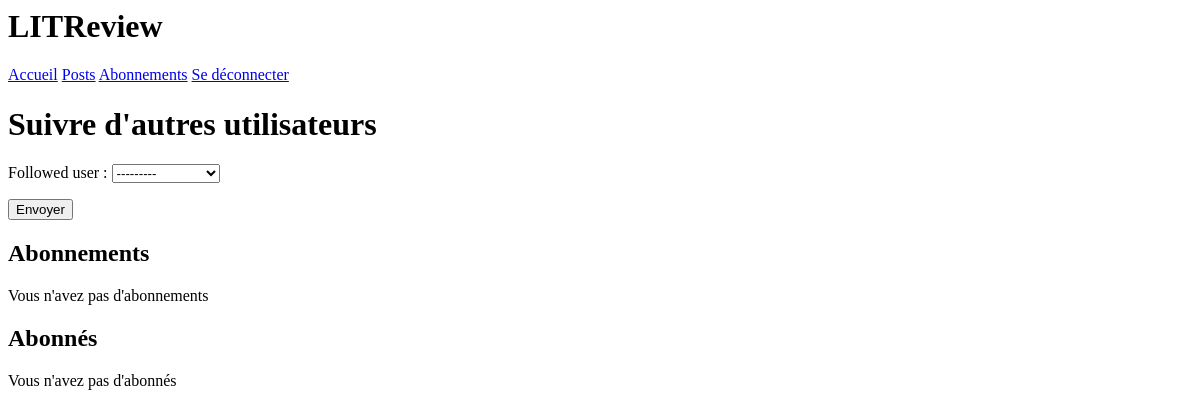
The page /follow/ (signed in) on the database as committed earlier.
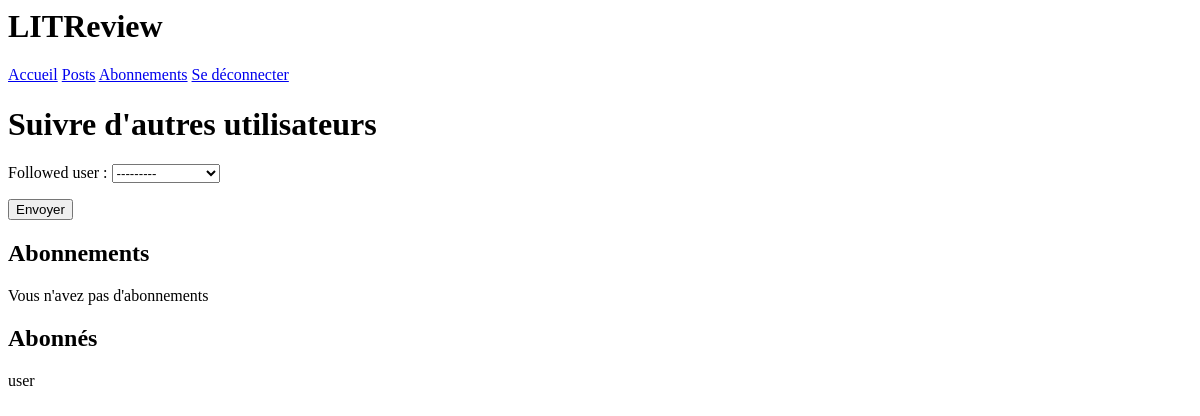
The same page on the database as committed later.
### follow/models.py (models this page shows)
class UserFollows(models.Model):
    user = models.ForeignKey(settings.AUTH_USER_MODEL, on_delete=models.CASCADE, related_name='following')
    followed_user = models.ForeignKey(settings.AUTH_USER_MODEL, on_delete=models.CASCADE, related_name='followed_by')
    class Meta:
        unique_together = ('user', 'followed_user')

### authentication/models.py (models this page shows)
class User(AbstractUser):
    pass

### follow/views.py (the view, shortened to what this page needs)
# urls.py: path('follow/', follow.views.follow, name='follow'),
def follow(request):
    form = forms.UserFollowsForm()
    if request.method == 'GET':
        form = forms.UserFollowsForm()
        followed_users = models.UserFollows.objects.filter(user=request.user)
        following_users = models.UserFollows.objects.filter(followed_user=request.user)
        context = {'form': form, 'followed_users': followed_users, 'following_users': following_users}
        return render(request, 'follow/follow.html', context)

### follow/forms.py
class UserFollowsForm(forms.ModelForm):
    class Meta:
        model = models.UserFollows
        fields = ['followed_user']

### follow/templates/follow/follow.html (shortened to what this page needs)
{% extends 'base.html' %}
{% block content %}
    <h1>Suivre d'autres utilisateurs</h1>
    <form method="post">
        {{ form.as_p }}
        <button type="submit" >Envoyer</button>
    </form>
    <h2>Abonnements</h2>
    <div>
        {% if followed_users %}
        {% for elem in followed_users %}
        <div>
            <p> {{ elem.followed_user }} </p>
            <form action="{% url 'unfollow' id_user=elem.followed_user.id %}" method="post">
                {% csrf_token %}
                <button type="submit"> Se désabonner</button>
            </form>
        </div>
        {% endfor %}
        {% else %}
        <p> Vous n'avez pas d'abonnements</p>
        {% endif %}
    </div>
    <h2>Abonnés</h2>
    <div>
        {% if following_users %}
        {% for elem in following_users %}
        <div>
            <p> {{ elem.user }} </p>
        </div>
        {% endfor %}
        {% else %}
        <p> Vous n'avez pas d'abonnés</p>
        {% endif %}
    </div>
{% endblock content %}

### templates/base.html (shortened to what this page needs)
<html>
    <head>
    </head>
    <body>
        <h1>LITReview</h1>
        {% if user.is_authenticated %}
        <div>
            <a href="{% url 'home' %}">Accueil</a>
            <a href="{% url 'posts' %}">Posts</a>
            <a href="{% url 'follow' %}">Abonnements</a>
            <a href="{% url 'logout' %}">Se déconnecter</a>
        </div>
        {% endif %}
        {% block content %}{% endblock content %}
</html>

Rows that differ between the two databases and show on the page:
added UserFollows: user "user"
Other text that changed with them:
text no longer shown: "Vous n'avez pas d'abonnés"
